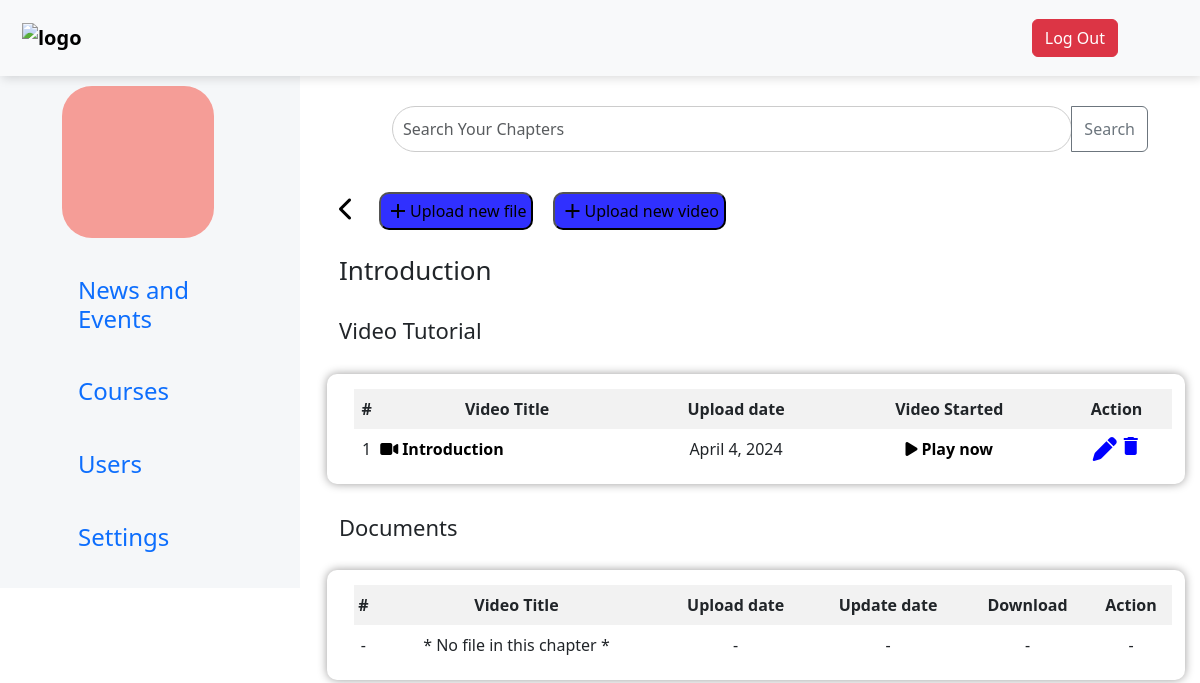
Page /courses/chapter/introduction/detail/ (signed in) on the committed database.
### courses/models.py (models this page shows, shortened)
class Chapter(models.Model):
    module = models.ForeignKey(Module, on_delete=models.CASCADE)
    slug = models.SlugField(blank=True, unique=True)
    title = models.CharField(max_length=200, null=True)
    summary = models.TextField(max_length=200, blank=True, null=True)
    chapter_number = models.IntegerField(default=0)
    def __str__(self):
        return self.title

class UploadVideo(models.Model):
    title = models.CharField(max_length=100)
    slug = models.SlugField(blank=True, unique=True)
    chapter = models.ForeignKey(Chapter, on_delete=models.CASCADE)
    video = models.FileField(
        upload_to="chapter_videos/",
        help_text="Valid video formats: mp4, mkv, wmv, 3gp, f4v, avi, mp3",
        validators=[
            FileExtensionValidator(["mp4", "mkv", "wmv", "3gp", "f4v", "avi", "mp3"])
        ],
    )
    summary = models.TextField(null=True, blank=True)
    timestamp = models.DateTimeField(auto_now=False, auto_now_add=True, null=True)
    def __str__(self):
        return str(self.title)
    def get_absolute_url(self):
        return reverse(
            "courses:video_single", kwargs={"slug": self.chapter.slug, "video_slug": self.slug}
        )

### courses/views.py (the view)
# urls.py: path("chapter/<slug>/detail/", views.chapter_single, name="chapter_detail"),
@login_required
def chapter_single(request, slug):
    chapter = Chapter.objects.get(slug=slug)
    files = Upload.objects.filter(chapter__slug=slug)
    videos = UploadVideo.objects.filter(chapter__slug=slug)
    return render(
        request,
        "courses/chapter_single.html",
        {
            "title": chapter.title,
            "chapter": chapter,
            "files": files,
            "videos": videos,
            "media_url": settings.MEDIA_ROOT,
        },
    )

### templates/courses/chapter_single.html (shortened to what this page needs)
{% extends 'base.html' %}
{% block content %}
<div class="container-fluid">
       {%if request.user.is_admin %} <div class="row">
            <div class="cst">
                <a href="#"><button class="csb" type="submit"><i class='fas fa-chevron-left'></i></button></a>
                <a href="{% url 'courses:upload_file_view' chapter.slug %}"><button class="csf" type="submit"><i class="material-icons">add</i>Upload new file</button></a>
                <a href="{% url 'courses:upload_video' chapter.slug %}"><button class="csf" type="submit"><i class="material-icons">add</i>Upload new video</button></a>
            </div>
        </div>{% endif %}
        <h3 class="cs">{{ chapter }}</h3>
        <div class="row">
            <h4 class="ct">Video Tutorial</h4>
            <div class="csvt">
                <table class="svt">
                    <tr>
                        <th>#</th>
                        <th>Video Title</th>
                        <th>Upload date</th>
                        <th>Video Started</th>
                        {% if request.user.is_admin %}
                        <th>Action</th>
                        {% endif %}
                    </tr>
                    {% if videos %}
                    {% for video in videos %}
                    <tr>
                        <td>{{ forloop.counter }}</td>
                        <td><a href="{{ video.get_absolute_url }}" title="{{ video }}" class="d-flex align-items-center">
                            <i class="fas fa-video me-1"></i> {{ video.title|title }}
                        </a></td>
                        <td>{{ video.timestamp|date }}</td>
                        <td><a class="download-btn" href="{{ video.get_absolute_url }}"
                            title="Download to your device">
                            <i class="fas fa-play me-1"></i>Play now</a></td>
                        {% if request.user.is_admin %}
                        <td class="va"><a href="{% url 'courses:upload_video_edit' slug=chapter.slug video_slug=video.slug %}"><i class='fas fa-pen' style='font-size:24px'></i></a>
                            <a href="{% url 'courses:upload_video_delete' slug=chapter.slug video_slug=video.slug %}"><i class="material-icons" style="font-size:24px">delete</i></a>
                        </td>
                        {% endif %}
                    </tr>
                    {% endfor %}
                    {% endif %}
                </table>
            </div>
        </div>
        <div class="row">
            <h4 class="ct">Documents</h4>
            <div class="csvt">
                <table class="svt">
                    <tr>
                        <th>#</th>
                        <th>Video Title</th>
                        <th>Upload date</th>
                        <th>Update date</th>
                        <th>Download</th>
                        {% if request.user.is_admin %}
                        <th>Action</th>
                        {% endif %}
                    </tr>
                    {% if files %}
                    {% for file in files %}
                    <tr>
                        <td>{{ forloop.counter }}</td>
                        <td><a href="{{ file.file.url }}" title="{{ file }}" class="d-flex align-items-center">
                            <i class="fas fa-file-{{ file.get_extension_short }} me-1"></i>
                            {{ file.title|title }}
                        </a></td>
                        <td>{{ file.upload_time|date }}</td>
                        <td>{{ file.updated_date|date }}</td>
                        <td class="va"><a href="{{ file.file.url }}"><i class='fas fa-download' style='font-size:24px'></i></a></td>
                        {% if request.user.is_admin %}
                        <td class="va"><a href="{% url 'courses:upload_file_edit' slug=chapter.slug file_id=file.pk %}"><i class='fas fa-pen' style='font-size:24px'></i></a>
                            <a href="{% url 'courses:upload_file_delete' slug=chapter.slug file_id=file.pk %}"><i class="material-icons" style="font-size:24px">delete</i></a>
                        </td>{% endif %}
                    </tr>{% endfor %}
                    {% else %}
                    <tr>
                        <td>-</td>
                        <td>* No file in this chapter *</td>
                        <td>-</td>
                        <td>-</td>
                        <td class="va">-</td>
                        {% if request.user.is_admin %}
                        <td class="va">-</td>
                        {% endif %}
                    </tr>
                    {% endif %}
                </table>
            </div>
        </div>
    </div>
{% endblock content %}

### static/css/base.css (style rules this page uses)
a { text-decoration: none; color: #000000; font-weight: 600; font-style: normal; }
* { box-sizing: border-box; }
.cst button { display: flex;flex-direction: row;float: left;width: auto;margin: 10px;padding: 5px; }
.csb { border: none;font-size: 24px;background-color: white; }
.csf { border-radius: 10px;background-color: rgb(48, 48, 255); }
.cs { font-size: 26px; margin: 15px; }
.ct { font-size: 22px;margin: 15px; }
.svt { text-align: center;padding: 40px;margin: 15px;width: 98%; }
.csvt { box-shadow: 0 0 10px rgb(156, 155, 155);margin: 15px;border-radius: 10px;width: 98%; }
.va i { width: 20%; color: blue; }
.svt tr:nth-child(odd) { background-color: #f2f2f2; }
.svt tr { height: 40px; }
.container-fluid { height: 60px; }

### rows in the picture
Chapter: title "Introduction"
UploadVideo: title "Introduction", timestamp "April 4, 2024"
